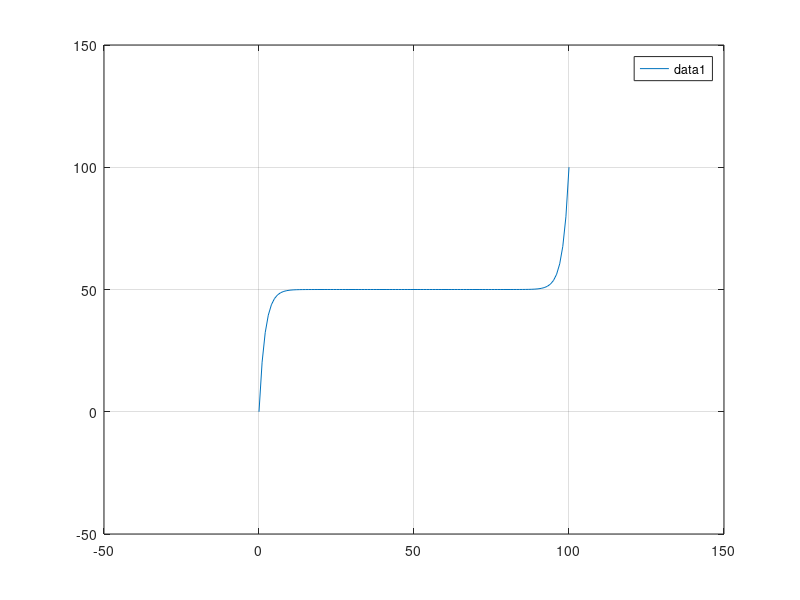

Source code (MATLAB):
defx = 0:100
x = defx-50

t=500;

val = exp(((abs(x)-50)*t)/1000) .* x;

figure
plot(defx, val+50)
hold on

legend
xlim([-50,150])
ylim([-50,150])
grid